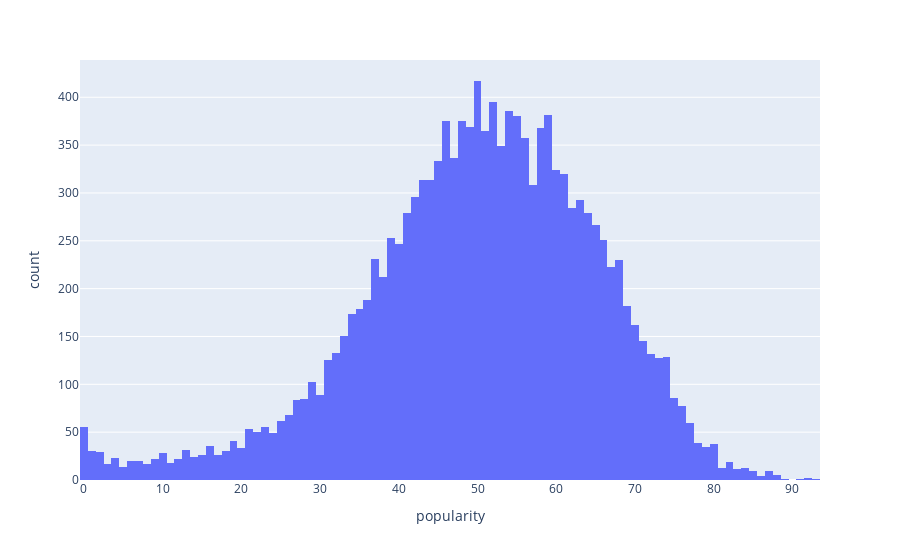

Here is the notebook cell this chart was saved with:
### Code cell
fig = px.histogram(attributes[lambda x: x.chart == 0], x="popularity")
fig.show()

### Figure 1 — Plotly figure (JSON) as saved in the notebook; plotly's stock layout.template omitted (floating-point values rounded to 4 significant figures; data arrays with more than 128 entries replaced by an {"elided": "..."} marker saying what was removed)
{"data": [{"alignmentgroup": "True", "bingroup": "x", "hovertemplate": "popularity=%{x}<br>count=%{y}<extra></extra>", "legendgroup": "", "marker": {"color": "#636efa", "pattern": {"shape": ""}}, "name": "", "offsetgroup": "", "orientation": "v", "showlegend": false, "type": "histogram", "x": {"elided": "13620 int values"}, "xaxis": "x", "yaxis": "y"}], "layout": {"barmode": "relative", "legend": {"tracegroupgap": 0}, "margin": {"t": 60}, "xaxis": {"anchor": "y", "domain": [0, 1], "title": {"text": "popularity"}}, "yaxis": {"anchor": "x", "domain": [0, 1], "title": {"text": "count"}}}}
